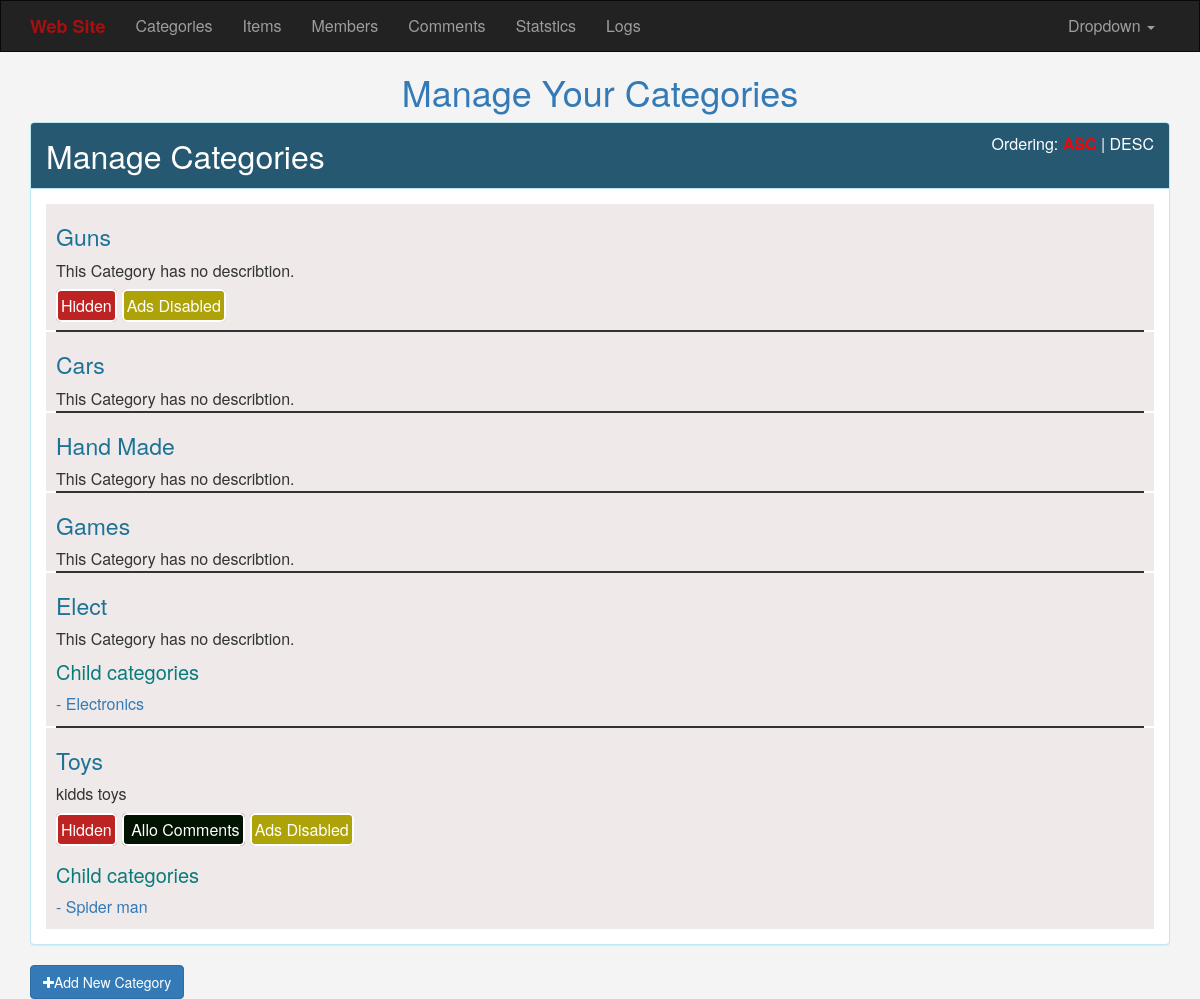
Screenshot of /admin/categories.php (signed in) with the database file from the repository.
### tables this page shows
CREATE TABLE `categories` (
  `ID` int(11) NOT NULL,
  `name` varchar(255) DEFAULT NULL,
  `describtion` text,
  `parent` int(11) NOT NULL DEFAULT '0',
  `ordering` int(11) DEFAULT NULL,
  `visibility` tinyint(4) DEFAULT NULL,
  `allow_comments` tinyint(4) DEFAULT '0',
  `allow_ads` tinyint(4) DEFAULT '0'
);

### admin/includes/languages/eng.php (called while the page is built)
<?php
function lang($phrase) {
    static $lang = array(
        'brand'         => 'Web Site',
        'sections'      => 'Sections',
        'items'         => 'Items',
        'members'       => 'Members',
        'comments'       => 'Comments',
        'statstics'     => 'Statstics',
        'logs'          => 'Logs',
        'edit profile'  => 'Edit Profile',
        'setting'       => 'Setting',
        'log out'       => 'Log Out',
        'default'       => 'Default',
        'dashboard'     => 'Dashboard',
        'Categories'    => 'Categories',
    );
    return $lang[$phrase];
}

### admin/includes/functions/functions.php (called while the page is built, shortened)
<?php
function getAll($select, $table, $where = null, $and = null, $order) {
    global $con;
    $stmt3 = $con->prepare("SELECT $select FROM  $table $where $and $order");
    $stmt3->execute();
    $all = $stmt3->fetchAll();
    return $all;
}

### admin/categories.php (the view, shortened to what this page needs)
            <?php
if (isset($_SESSION['user'])) {
   include 'init.php';
   $do = isset($_GET['do']) ? $_GET['do'] : 'Manage';
if ($do == 'Manage') {
    $sort = 'ASC';
    $stmt = $con->prepare("SELECT * FROM categories WHERE parent = 0 ORDER BY ordering $sort");
        $stmt->execute();
        $cats = $stmt->fetchAll();
?>
        <h1 class='text-center text-primary'> Manage Your Categories </h1>
        <div class='container'>
            <div class='panel panel-info'>
                <div class='panel-heading'>
                    Manage Categories
                    <div class='ordering pull-right'>
                        Ordering:
                        <a class='<?php if($sort == 'ASC') {echo "active"; }  ?>' href='<?php echo "?Sort=ASC"; ?>'> ASC </a>|
                        <a class='<?php if($sort == 'DESC') {echo "active"; }  ?>' href='<?php echo "?Sort=DESC"; ?>'> DESC </a>
                    </div>
                </div>
                <div class='panel-body cat-panel'>
                    <?php
                        foreach($cats as $cat) {
                            echo "<div class='cats'>";
                                echo  "<h3>" . ucfirst($cat['name'])  . "</h3>";
                                if ($cat['describtion'] == ''){
                                    echo "<div>This Category has no describtion. </div>";
                                }else{echo $cat['describtion'] . "<br>";}
                                if ($cat['visibility'] == 1) {
                                    echo "<span class='vis'> Hidden</span>";
                                }
                                if ($cat['allow_comments'] == 1) {
                                    echo "<span class='com'> Allo Comments</span>";
                                }
                                if ($cat['allow_ads'] == 1) {
                                    echo "<span class='ads'>Ads Disabled</span>";
                                }
                             $where = "WHERE parent = " . $cat['ID'];
                             $order = "order by ID desc";
                             $child = getAll("*", "categories", $where, " ", $order);
                             if (! empty($child)) {
                                echo "<h3 class='child-h3'>Child categories</h5>";
                                foreach ($child as $c) {
                                    echo "<ul class='list-unstyled'>";
                                        echo "<li><a href='categories.php?do=Edit&ID=" .  $c['ID']  . "'> - " . ucfirst($c['name'])  . "</a>
                                              <a class='confirm child-delete' href='categories.php?do=Delete&ID=" . $c['ID']  . "'>Delete</a></li>";
                                    echo "</ul>";
                                }
                            }
                            echo "</div>";
                            echo "<hr>";
                        }
                    ?>
                </div>
            </div>
            <a href="categories.php?do=Add" class='btn btn-primary'><i class='fa fa-plus'></i>Add New Category </a>
        </div>
<?php
    } else {
        echo 'there is no $do';
    }
   include $tpl . "footer.php";
} else {
    header('location:index.php');
    exit();
}

### admin/includes/templates/header.php (shortened to what this page needs)
<!DOCTYPE html>
<html>
    <head>
        <link rel="stylesheet" href="<?php echo $css; ?>bootstrap.css" />
        <link rel="stylesheet" href="<?php echo $css; ?>font-awesome.min.css" />
        <link rel="stylesheet" href="<?php echo $css; ?>backend.css" />
    </head>
    <body>

### admin/init.php (shortened to what this page needs)
<?php
include 'config.php';
$tpl = 'includes/templates/';
$languages = 'includes/languages/';
$functions = 'includes/functions/';
$css = 'layout/css/';
include $languages . 'eng.php';
include $functions . 'functions.php';
include $tpl . 'header.php';
if  (! isset($noNavbar)) {
    include $tpl . 'navbar.php';
}

### admin/includes/templates/navbar.php (shortened to what this page needs)
<nav class="navbar navbar-default navbar-inverse">
<div class="container">
  <div class="navbar-header">
    <a class="navbar-brand" href="<?php echo 'dashboard.php'; ?>"><?php echo lang('brand'); ?></a>
  </div>
  <div class="collapse navbar-collapse" id="bs-example-navbar-collapse-1">
  <ul class="nav navbar-nav navbar-left">
      <li><a href="categories.php"><?php echo lang('Categories'); ?> <span class="sr-only">(current)</span></a></li>
      <li><a href="items.php"><?php echo lang('items'); ?></a></li>
      <li><a href="members.php?do=Manage"><?php echo lang('members'); ?></a></li>
      <li><a href="comments.php?do=Manage"><?php echo lang('comments'); ?></a></li>
      <li><a href="#"><?php echo lang('statstics'); ?></a></li>
      <li><a href="#"><?php echo lang('logs'); ?></a></li>
    </ul>
    <ul class="nav navbar-nav navbar-right">
      <li class="dropdown">
        <a href="#" class="dropdown-toggle" data-toggle="dropdown" role="button" aria-haspopup="true" aria-expanded="false">Dropdown <span class="caret"></span></a>
      </li>
    </ul>
  </div>
</div>
</nav>

### admin/includes/templates/footer.php (shortened to what this page needs)
</body>
</html>

### admin/layout/css/backend.css (style rules this page uses)
body { background-color: #f4f4f4; font-size: 16px; }
.navbar { border-radius: 0; }
.navbar-inverse .navbar-brand { color: rgb(168, 15, 15); font-weight: bolder; }
.panel { margin-top: 6%; }
div.panel { margin-top: 0; }
.panel-info .panel-heading { font-size: 2em; background-color: #275871; color: #fff; }
.panel-heading .ordering { position: relative; color: #fff; font-size: .5em; }
.panel-heading .ordering a { text-decoration: none; color: #fff; }
.panel-heading .ordering a.active { color: red; font-weight: bold; }
div.cats { padding: 0 10px; position: relative; overflow: hidden; background-color: #efe9e9; }
.cats h3 { font-size: 23px; color: #1d7395; }
.cats .child-h3 { font-size: 20px; color: #0a7b7b; margin-top: 10px; }
hr { margin-bottom: 0px; border: 0.1px solid; margin: 0 10px; }
div.cats span { padding: 3px; color: #fff; border-radius: 5px; margin-right: 5px; border: 2px solid; line-height: 3em; cursor: pointer; }
div.cats span.vis { background-color: rgb(190, 35, 35); }
div.cats span.com { background-color: rgb(1, 19, 1); }
div.cats span.ads { background-color: rgb(173, 162, 7); }

### rows the page displays
categories: name "Guns", shows "This Category has no describtion.", visibility "Hidden", allow_ads "Ads Disabled"
categories: name "Cars", shows "This Category has no describtion."
categories: name "Hand Made", shows "This Category has no describtion."
categories: name "Games", describtion "This Category has no describtion."
categories: name "Elect", shows "This Category has no describtion."
categories: name "Electronics"
categories: name "Toys", describtion "kidds toys", visibility "Hidden", allow_comments "Allo Comments", allow_ads "Ads Disabled"
categories: name "Spider man"

### other values shown
lang('brand') "Web Site"
lang('Categories') "Categories"
lang('items') "Items"
lang('members') "Members"
lang('comments') "Comments"
lang('statstics') "Statstics"
lang('logs') "Logs"
